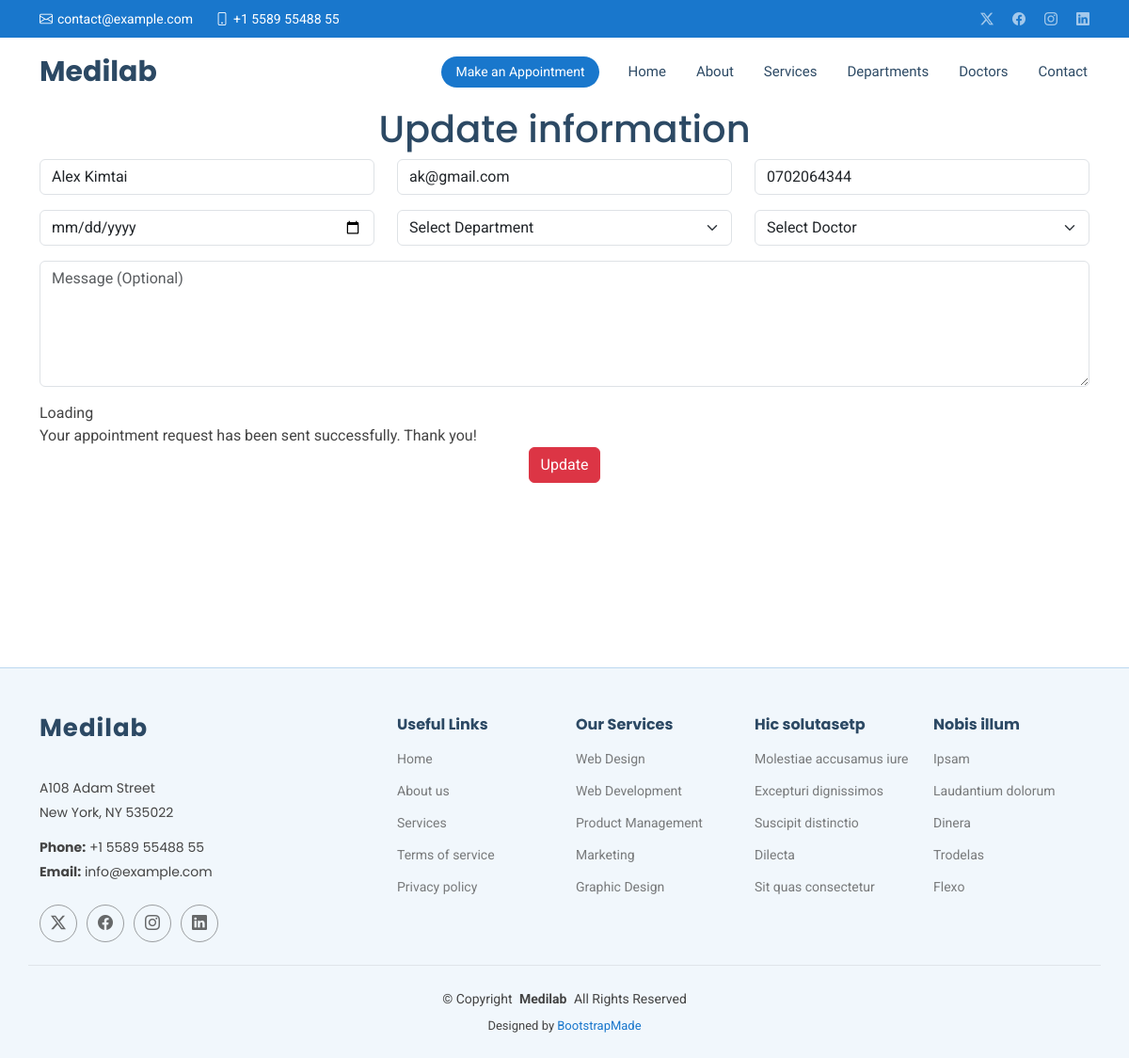
The app's page /edit/1, older data.
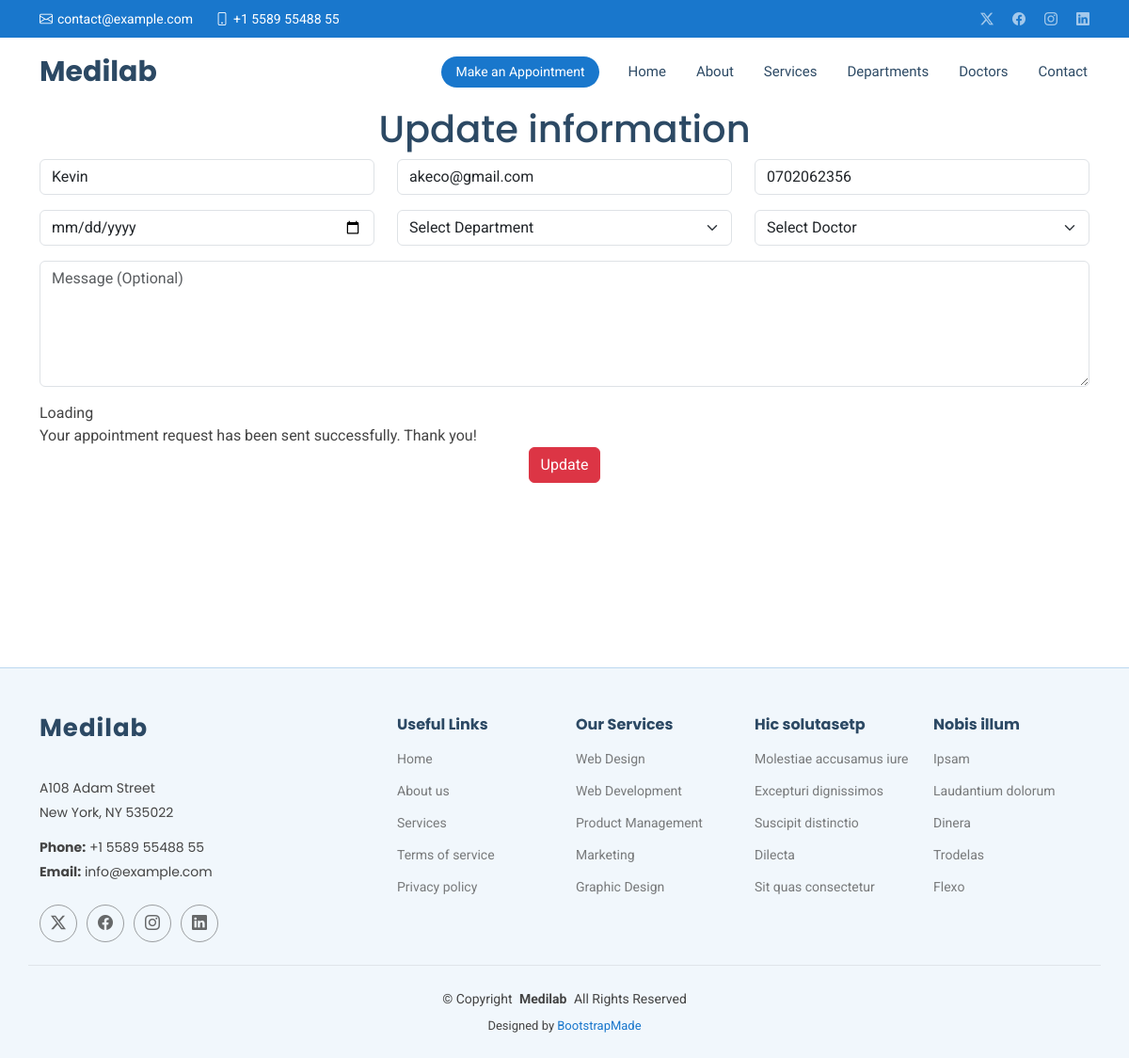
The same page, newer data.
### Medistalapp/models.py (models this page shows, shortened)
class Appointment(models.Model):
    name = models.CharField(max_length=200)
    email = models.EmailField()
    phone = models.CharField(max_length=10)
    date = models.DateField()
    department = models.CharField(max_length=200)
    doctor = models.CharField(max_length=200)
    message = models.TextField()

### Medistalapp/views.py (the view)
# urls.py: path('edit/<int:id>', views.edit),
def edit(request,id):
    appointment = Appointment.objects.get(id=id)
    return render(request,'edit.html',{'x':appointment})

### templates/edit.html (shortened to what this page needs)
{% extends 'starter-page.html' %}
{% load static %}
{% block body %}
<h1 class="text-center">Update information</h1>
 <form action="/update/{{ x.id }}" method="POST" class="container" >
          <div class="row">
            <div class="col-md-4 form-group">
              <input type="text" name="name" class="form-control" id="name" value="{{ x.name }}" placeholder="Your Name" required="">
            </div>
            <div class="col-md-4 form-group mt-3 mt-md-0">
              <input type="email" class="form-control" name="email" id="email" value="{{ x.email }}" placeholder="Your Email" required="">
            </div>
            <div class="col-md-4 form-group mt-3 mt-md-0">
              <input type="tel" class="form-control" name="phone" id="phone" value="{{ x.phone }}" placeholder="Your Phone" required="">
            </div>
          </div>
          <div class="row">
            <div class="col-md-4 form-group mt-3">
              <input type="date" name="date" class="form-control datepicker" id="date" value="{{ x.date }}" placeholder="Appointment Date" required="">
            </div>
            <div class="col-md-4 form-group mt-3">
              <select name="department" id="department" class="form-select" required="">
                <option value="">Select Department</option>
              </select>
            </div>
            <div class="col-md-4 form-group mt-3">
              <select name="doctor" id="doctor" value="{{ x.doctor}}" class="form-select" required="">
                <option value="">Select Doctor</option>
              </select>
            </div>
          </div>
          <div class="form-group mt-3">
            <textarea class="form-control" name="message" rows="5" value="{{ x.message }}" placeholder="Message (Optional)"></textarea>
          </div>
          <div class="mt-3">
            <div class="loading">Loading</div>
            <div class="sent-message">Your appointment request has been sent successfully. Thank you!</div>
            <div class="text-center"><button class="btn btn-danger" type="submit">Update</button></div>
          </div>
        </form>
{% endblock %}

Row changes from the older to the newer data that the page shows:
changed Appointment "Select Doctor": name "Alex Kimtai" → "Kevin"; email "ak@gmail.com" → "akeco@gmail.com"; phone "0702064344" → "0702062356"
